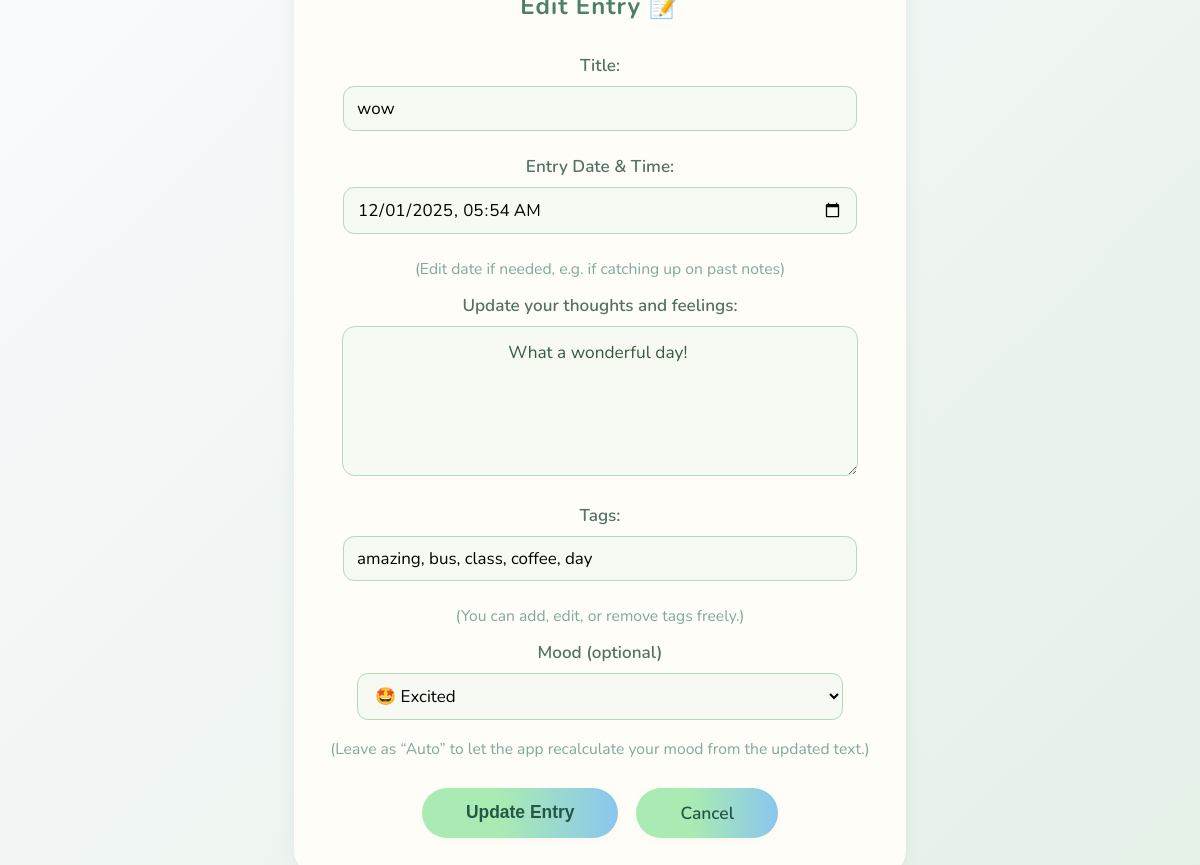
/edit_entry/31 (signed in), run on the app's committed database.
### app.py (models this page shows)
class Entry(db.Model):
    id = db.Column(db.Integer, primary_key=True)
    title = db.Column(db.String(150), nullable=False, default="")
    text = db.Column(db.Text, nullable=False)
    tags = db.Column(db.String(200), nullable=True)
    mood = db.Column(db.String(50), nullable=True)
    date_created = db.Column(db.DateTime, default=datetime.utcnow)
    user_id = db.Column(db.Integer, db.ForeignKey('user.id'), nullable=False)

### app.py (the view, shortened to what this page needs)
@app.route('/edit_entry/<int:entry_id>', methods=['GET', 'POST'])
def edit_entry(entry_id):
    if 'user_id' not in session:
        return redirect(url_for('login'))
    entry = Entry.query.get_or_404(entry_id)
    if entry.user_id != session['user_id']:
        flash('Unauthorized access.', 'danger')
        return redirect(url_for('view_entries'))
    return render_template('edit_entry.html', entry=entry)

### templates/edit_entry.html (shortened to what this page needs)
<!DOCTYPE html>
<html lang="en">
<head>
    <link rel="stylesheet" href="{{ url_for('static', filename='style.css') }}">
</head>
<body>
<div class="container">
    <h2>Edit Entry 📝</h2>
    <form method="POST" autocomplete="off">
        <label for="title">Title:</label>
        <input type="text" id="title" name="title" value="{{ entry.title }}" maxlength="150" required>
        <label for="date">Entry Date & Time:</label>
        <input type="datetime-local" name="date" id="date" value="{{ entry.date_created.strftime('%Y-%m-%dT%H:%M') }}">
        <span class="info-hint">(Edit date if needed, e.g. if catching up on past notes)</span>
        <label for="text">Update your thoughts and feelings:</label>
        <textarea id="text" name="text" required>{{ entry.text }}</textarea>
        <label for="tags">Tags:</label>
        <input type="text" id="tags" name="tags"
               value="{{ entry.tags }}"
               placeholder="e.g. school, friend, exam, future"
               style="
           width: 90%;
           min-width: 150px;
           background: #f7faf2;
           border: 1px solid #b7d9bb;
           border-radius: 11px;
           padding: 10px 13px;
           font-size: 1.06rem;
           font-family: 'Nunito', monospace, 'Segoe UI';
           margin-bottom: 24px;
           display: block;
           margin-left: auto;
           margin-right: auto;
       ">
        <span class="info-hint">(You can add, edit, or remove tags freely.)</span>
        <label for="mood_choice">Mood (optional)</label>
<select id="mood_choice" name="mood_choice"
        style="
           width: 90%;
           min-width: 150px;
           background: #f7faf2;
           border: 1px solid #b7d9bb;
           border-radius: 11px;
           padding: 10px 13px;
           font-size: 1.06rem;
           font-family: 'Nunito', 'Segoe UI', sans-serif;
           margin-bottom: 18px;
           display: block;
           margin-left: auto;
           margin-right: auto;
        ">
    <option value="excited" {% if entry.mood == 'excited' %}selected{% endif %}>🤩 Excited</option>
</select>
<span class="info-hint">(Leave as “Auto” to let the app recalculate your mood from the updated text.)</span>
        <div class="nav-buttons">
            <button type="submit" class="btn">Update Entry</button>
            <a href="{{ url_for('view_entries') }}" class="btn">Cancel</a>
        </div>
    </form>
</div>
</body>
</html>

### templates/edit_entry.html (style rules this page uses)
html, body { height: 100%; margin: 0; padding: 0; }
body { min-height: 100vh; height: 100vh; width: 100vw; display: flex; justify-content: center; align-items: center; background: linear-gradient(135deg, #f9fafc 0%, #e5f0e7 100%); font-family: 'Nunito', 'Segoe UI', sans-serif; }
.container { max-width: 540px; width: 100%; background: #fffdf8; border-radius: 23px; padding: 44px 36px 36px 36px; box-shadow: 0 2px 18px 0 rgba(70, 140, 90, 0.09); display: flex; flex-direction: column; align-items: center; }
h2 { font-weight: 700; color: #4b7f69; margin-bottom: 32px; text-align: center; letter-spacing: 1px; }
form { width: 100%; display: flex; flex-direction: column; align-items: center; }
label { font-weight: 600; color: #527064; font-size: 1.07rem; margin-bottom: 9px; align-self: center; }
input[type="text"], input[type="datetime-local"] { width: 90%; min-width: 150px; background: #f7faf2; border: 1px solid #b7d9bb; border-radius: 11px; padding: 10px 13px; font-size: 1.06rem; font-family: 'Nunito', monospace, 'Segoe UI'; margin-bottom: 24px; margin-left: auto; margin-right: auto; display: block; }
textarea { width: 90%; min-width: 200px; height: 120px; background: #f7faf2; border: 1px solid #b7d9bb; border-radius: 13px; padding: 14px; font-size: 1.08rem; color: #375a40; margin: 0 0 28px 0; resize: vertical; font-family: 'Nunito', monospace, 'Segoe UI'; display: block; margin-left: auto; margin-right: auto; text-align: center; }
.info-hint { font-size: 0.98rem; color: #7ea99c; margin-bottom: 14px; }
.nav-buttons { margin-top: 14px; width: 100%; display: flex; gap: 18px; justify-content: center; }
.btn { background: linear-gradient(90deg, #a9ebb2 40%, #8ac6ee 100%); border: none; color: #245746; font-weight: 600; font-size: 1.09rem; padding: 13px 44px; border-radius: 27px; text-decoration: none; display: inline-block; box-shadow: 0 2px 7px 0 rgba(120, 170, 130, 0.06); cursor: pointer; transition: background 0.2s, color 0.2s; }

### data on the page
Entry: title "wow", date "12/01/2025 05:54", text "What a wonderful day!", tags "amazing, bus, class, coffee, day", mood_choice "🤩 Excited"
